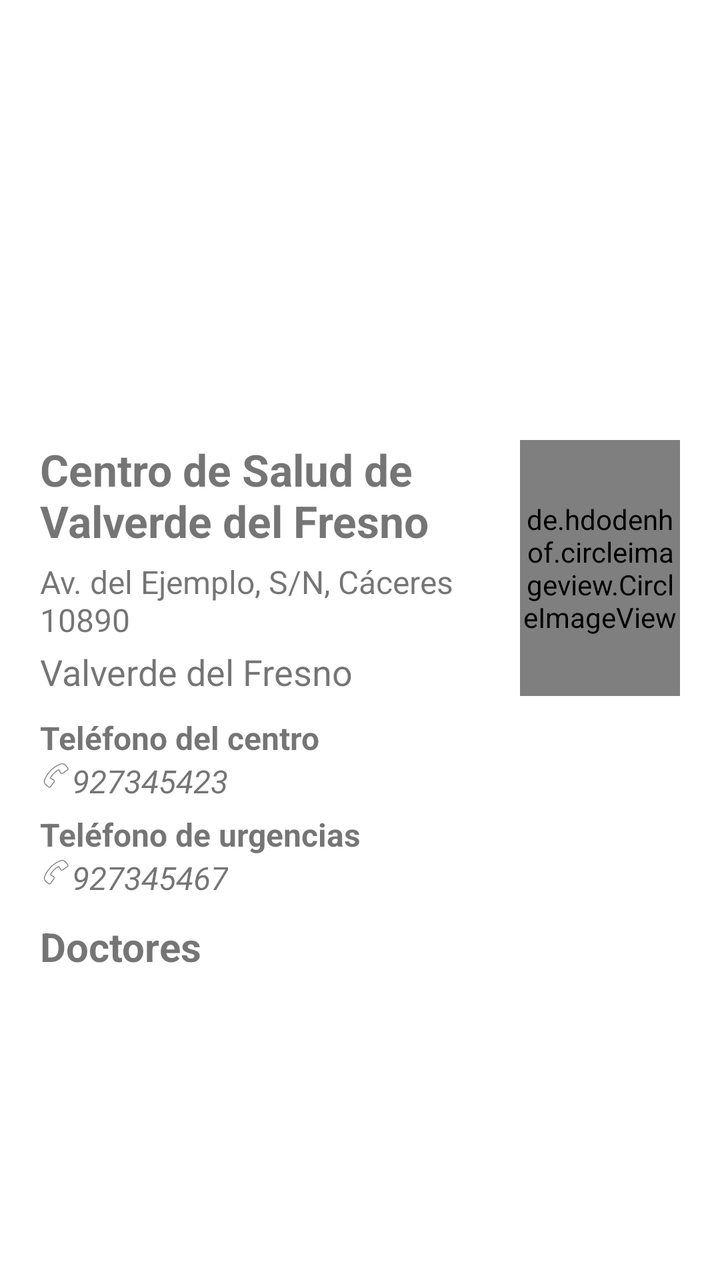
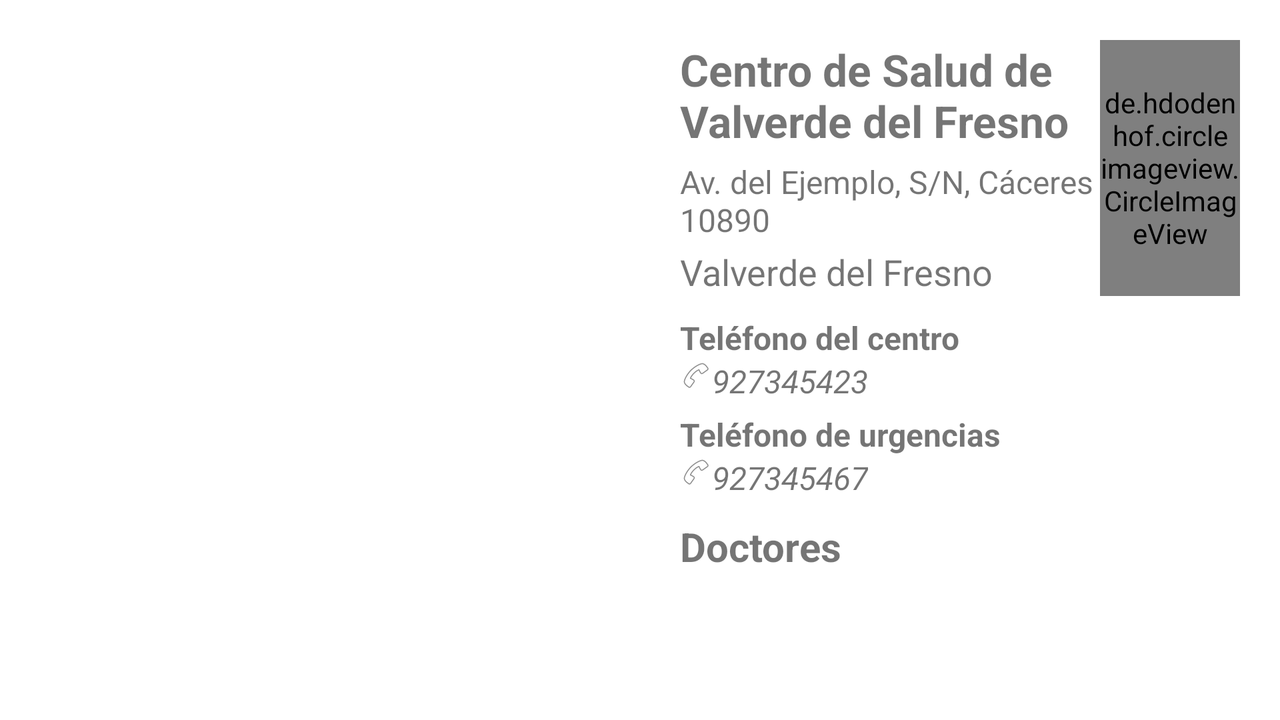

The same Android screen from two of the app's own layout files: first res/layout/ as a phone draws it, then the repository's variant for another configuration, drawn on a device whose configuration selects that folder. Both files follow.
<!-- AndroidManifest.xml: application theme AppTheme -->
<!-- res/layout/detail_center_fragment.xml -->
<?xml version="1.0" encoding="utf-8"?>
<androidx.constraintlayout.widget.ConstraintLayout xmlns:android="http://schemas.android.com/apk/res/android"
    android:layout_width="match_parent"
    android:layout_height="match_parent">

    <LinearLayout
        android:layout_width="match_parent"
        android:layout_height="match_parent"
        android:orientation="vertical">

        <FrameLayout
            android:id="@+id/map"
            android:layout_width="match_parent"
            android:layout_height="200dp"
            />

        <ScrollView
            android:layout_width="match_parent"
            android:layout_height="wrap_content">

            <LinearLayout
                android:layout_width="match_parent"
                android:layout_height="wrap_content"

                android:orientation="vertical"
                android:paddingLeft="20sp"
                android:paddingTop="20sp"
                android:paddingRight="20sp">

                <LinearLayout
                    android:layout_width="match_parent"
                    android:layout_height="wrap_content"
                    android:layout_marginBottom="10sp"
                    android:orientation="horizontal">

                    <LinearLayout
                        android:layout_width="0dp"
                        android:layout_height="wrap_content"
                        android:layout_weight="3"
                        android:orientation="vertical">

                        <TextView
                            android:id="@+id/name_center"
                            android:layout_width="match_parent"
                            android:layout_height="wrap_content"
                            android:paddingBottom="5sp"
                            android:text="@string/center_name"
                            android:textSize="22sp"
                            android:textStyle="bold" />

                        <TextView
                            android:id="@+id/adress_center"
                            android:layout_width="match_parent"
                            android:layout_height="wrap_content"
                            android:paddingBottom="3sp"
                            android:text="@string/adress_center"
                            android:textSize="16sp"
                            android:textStyle="normal" />

                        <TextView
                            android:id="@+id/city_center"
                            android:layout_width="match_parent"
                            android:layout_height="wrap_content"
                            android:text="@string/city_center"
                            android:textSize="18sp"
                            android:textStyle="normal" />

                    </LinearLayout>

                    <LinearLayout
                        android:layout_width="0dp"
                        android:layout_height="match_parent"
                        android:layout_weight="1"
                        android:orientation="vertical">

                        <de.hdodenhof.circleimageview.CircleImageView xmlns:app="http://schemas.android.com/apk/res-auto"
                            android:id="@+id/image_center"
                            android:layout_width="match_parent"
                            android:layout_height="match_parent"
                            android:src="@android:mipmap/sym_def_app_icon"
                            app:civ_border_color="#FF000000"
                            app:civ_border_width="2dp" />
                    </LinearLayout>
                </LinearLayout>

                <TextView
                    android:layout_width="match_parent"
                    android:layout_height="wrap_content"
                    android:text="@string/tlfno_center_cab"
                    android:textSize="16sp"
                    android:textStyle="bold" />
                <LinearLayout
                    android:layout_width="match_parent"
                    android:layout_height="wrap_content"
                    android:orientation="horizontal">
                    <ImageView
                        android:layout_width="16sp"
                        android:layout_height="16sp"
                        android:src="@android:drawable/ic_menu_call"/>

                    <TextView
                        android:id="@+id/tlfno_center"
                        android:layout_width="wrap_content"
                        android:layout_height="wrap_content"
                        android:paddingBottom="5sp"
                        android:text="@string/tlfno_center"
                        android:textSize="16sp"
                        android:textStyle="italic" />
                </LinearLayout>
                <TextView
                    android:layout_width="match_parent"
                    android:layout_height="wrap_content"
                    android:text="@string/tlfno_urg_center_cab"
                    android:textSize="16sp"
                    android:textStyle="bold" />

                <LinearLayout
                    android:layout_width="match_parent"
                    android:layout_height="wrap_content"
                    android:orientation="horizontal">

                    <ImageView
                        android:layout_width="16sp"
                        android:layout_height="16sp"
                        android:src="@android:drawable/ic_menu_call" />

                    <TextView
                        android:id="@+id/tlfno_urg_center"
                        android:layout_width="wrap_content"
                        android:layout_height="wrap_content"
                        android:text="@string/tlfno_urg_center"
                        android:textSize="16sp"
                        android:textStyle="italic" />
                </LinearLayout>
                <LinearLayout
                    android:layout_width="match_parent"
                    android:layout_height="wrap_content"
                    android:layout_marginTop="10sp"
                    android:orientation="vertical">

                    <TextView
                        android:layout_width="match_parent"
                        android:layout_height="wrap_content"
                        android:text="@string/doctores_cab"
                        android:textSize="20sp"
                        android:textStyle="bold" />
                    
                    <androidx.recyclerview.widget.RecyclerView
                        android:id="@+id/doctors_recycler_view"
                        android:layout_width="match_parent"
                        android:layout_height="wrap_content"
                        android:layout_margin="5sp"
                        android:scrollbars="none"
                        android:overScrollMode="never" />
                </LinearLayout>
            </LinearLayout>
        </ScrollView>
    </LinearLayout>
</androidx.constraintlayout.widget.ConstraintLayout>
<!-- resources referenced by this layout -->
<resources>
  <string name="adress_center">Av. del Ejemplo, S/N, Cáceres 10890</string>
  <string name="center_name">Centro de Salud de Valverde del Fresno</string>
  <string name="city_center">Valverde del Fresno</string>
  <string name="doctores_cab">Doctores</string>
  <string name="tlfno_center">927345423</string>
  <string name="tlfno_center_cab">Teléfono del centro</string>
  <string name="tlfno_urg_center">927345467</string>
  <string name="tlfno_urg_center_cab">Teléfono de urgencias</string>
  <style name="AppTheme" parent="Theme.AppCompat.Light.DarkActionBar">
          
          <item name="colorPrimary">@color/colorPrimary</item>
          <item name="colorPrimaryDark">@color/colorPrimaryDark</item>
          <item name="colorAccent">@color/colorAccent</item>
          <item name="android:windowBackground">@color/background</item>
  
      </style>
  <color name="colorPrimary">#008577</color>
  <color name="colorPrimaryDark">#00574B</color>
  <color name="colorAccent">#D81B60</color>
  <color name="background">#ffffff</color>
</resources>
<!-- res/layout-normal-land/detail_center_fragment.xml (the repository's variant of the layout above) -->
<!-- drawn on the phone turned sideways -->
<?xml version="1.0" encoding="utf-8"?>
<androidx.constraintlayout.widget.ConstraintLayout xmlns:android="http://schemas.android.com/apk/res/android"
    android:layout_width="match_parent"
    android:layout_height="match_parent">

    <LinearLayout
        android:layout_width="match_parent"
        android:layout_height="match_parent"
        android:orientation="horizontal">

        <FrameLayout
            android:id="@+id/map"
            android:layout_width="0dp"
            android:layout_height="match_parent"
            android:layout_weight="1"
            />

        <ScrollView
            android:layout_width="0dp"
            android:layout_height="match_parent"
            android:layout_weight="1">
            <LinearLayout
                android:layout_width="match_parent"
                android:layout_height="match_parent"

                android:orientation="vertical"
                android:paddingLeft="20sp"
                android:paddingTop="20sp"
                android:paddingRight="20sp">

                <LinearLayout
                    android:layout_width="match_parent"
                    android:layout_height="wrap_content"
                    android:layout_marginBottom="10sp"
                    android:orientation="horizontal">

                    <LinearLayout
                        android:layout_width="0dp"
                        android:layout_height="wrap_content"
                        android:layout_weight="3"
                        android:orientation="vertical">

                        <TextView
                            android:id="@+id/name_center"
                            android:layout_width="match_parent"
                            android:layout_height="wrap_content"
                            android:paddingBottom="5sp"
                            android:text="@string/center_name"
                            android:textSize="22sp"
                            android:textStyle="bold" />

                        <TextView
                            android:id="@+id/adress_center"
                            android:layout_width="match_parent"
                            android:layout_height="wrap_content"
                            android:paddingBottom="3sp"
                            android:text="@string/adress_center"
                            android:textSize="16sp"
                            android:textStyle="normal" />

                        <TextView
                            android:id="@+id/city_center"
                            android:layout_width="match_parent"
                            android:layout_height="wrap_content"
                            android:text="@string/city_center"
                            android:textSize="18sp"
                            android:textStyle="normal" />

                    </LinearLayout>

                    <LinearLayout
                        android:layout_width="0dp"
                        android:layout_height="match_parent"
                        android:layout_weight="1"
                        android:orientation="vertical">

                        <de.hdodenhof.circleimageview.CircleImageView xmlns:app="http://schemas.android.com/apk/res-auto"
                            android:id="@+id/image_center"
                            android:layout_width="match_parent"
                            android:layout_height="match_parent"
                            android:src="@android:mipmap/sym_def_app_icon"
                            app:civ_border_color="#FF000000"
                            app:civ_border_width="2dp" />
                    </LinearLayout>
                </LinearLayout>

                <TextView
                    android:layout_width="match_parent"
                    android:layout_height="wrap_content"
                    android:text="@string/tlfno_center_cab"
                    android:textSize="16sp"
                    android:textStyle="bold" />
                <LinearLayout
                    android:layout_width="match_parent"
                    android:layout_height="wrap_content"
                    android:orientation="horizontal">
                    <ImageView
                        android:layout_width="16sp"
                        android:layout_height="16sp"
                        android:src="@android:drawable/ic_menu_call"/>

                    <TextView
                        android:id="@+id/tlfno_center"
                        android:layout_width="wrap_content"
                        android:layout_height="wrap_content"
                        android:paddingBottom="5sp"
                        android:text="@string/tlfno_center"
                        android:textSize="16sp"
                        android:textStyle="italic" />
                </LinearLayout>
                <TextView
                    android:layout_width="match_parent"
                    android:layout_height="wrap_content"
                    android:text="@string/tlfno_urg_center_cab"
                    android:textSize="16sp"
                    android:textStyle="bold" />

                <LinearLayout
                    android:layout_width="match_parent"
                    android:layout_height="wrap_content"
                    android:orientation="horizontal">

                    <ImageView
                        android:layout_width="16sp"
                        android:layout_height="16sp"
                        android:src="@android:drawable/ic_menu_call" />

                    <TextView
                        android:id="@+id/tlfno_urg_center"
                        android:layout_width="wrap_content"
                        android:layout_height="wrap_content"
                        android:text="@string/tlfno_urg_center"
                        android:textSize="16sp"
                        android:textStyle="italic" />
                </LinearLayout>
                <LinearLayout
                    android:layout_width="match_parent"
                    android:layout_height="wrap_content"
                    android:layout_marginTop="10sp"
                    android:orientation="vertical">

                    <TextView
                        android:layout_width="match_parent"
                        android:layout_height="wrap_content"
                        android:text="@string/doctores_cab"
                        android:textSize="20sp"
                        android:textStyle="bold" />
                    
                    <androidx.recyclerview.widget.RecyclerView
                        android:id="@+id/doctors_recycler_view"
                        android:layout_width="match_parent"
                        android:layout_height="wrap_content"
                        android:layout_margin="5sp"
                        android:scrollbars="none"
                        android:overScrollMode="never" />
                </LinearLayout>
            </LinearLayout>
        </ScrollView>
    </LinearLayout>
</androidx.constraintlayout.widget.ConstraintLayout>
